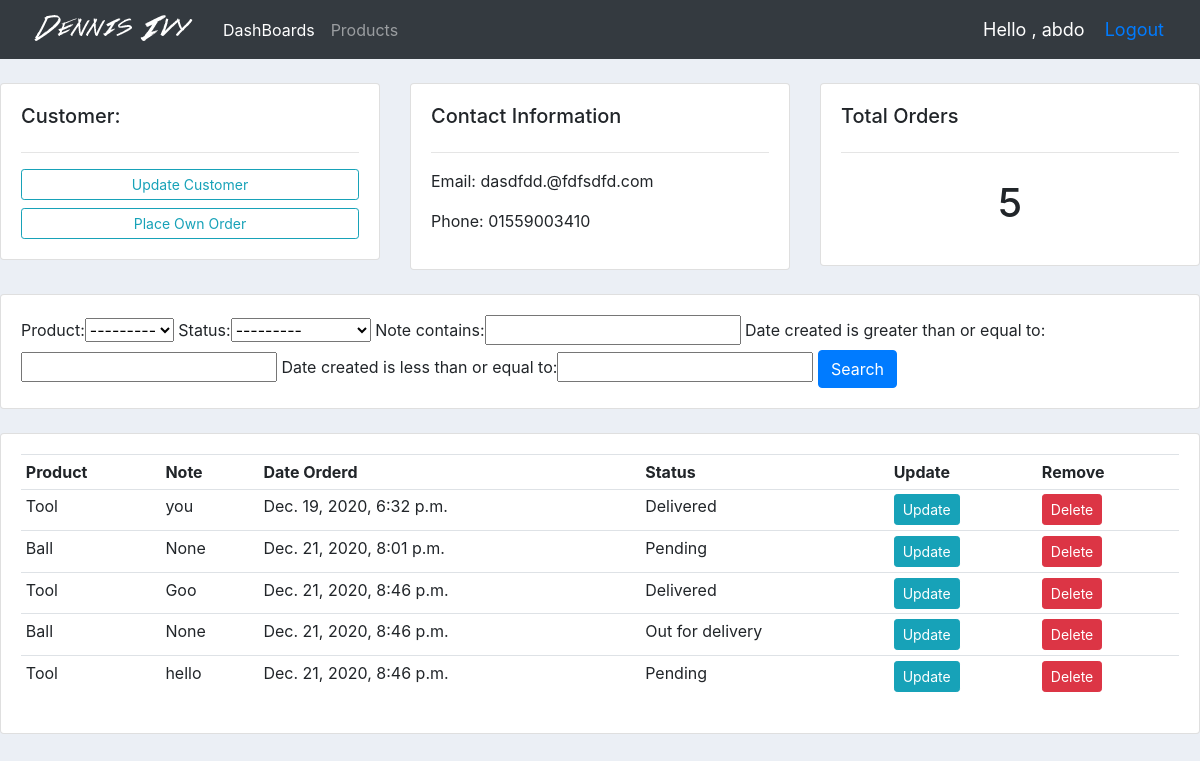
/customer/2 (signed in), run on the app's committed database.
### accounts/models.py (models this page shows, shortened)
class Customer(models.Model):
    name = models.CharField(max_length=200 , null= True)
    phone = models.CharField(max_length=200 , null= True)
    email = models.CharField(max_length=200 , null= True)
    date_created = models.DateTimeField(auto_now_add= True)

class Order(models.Model):
    STATUS = (
                ('Pending' ,'Pending' ),
                ('Out for delivery' , 'Out for delivery') ,
                ('Delivered' , 'Delivered') ,
            )
    customer = models.ForeignKey(Customer , null = True , on_delete=models.SET_NULL )
    product = models.ForeignKey(Product , null = True , on_delete=models.SET_NULL )
    date_created = models.DateTimeField(auto_now_add = True , null =True)
    status = models.CharField(max_length=200 , null =True ,  choices =STATUS )
    Note = models.CharField(max_length=200 , null =True )

class Product(models.Model):
    CATEGORY= (
                ('Indoor' ,'Indoor' ),
                ('Out Door' , 'Out Door') ,
            )
    name = models.CharField(max_length=200 , null =True)
    price = models.FloatField(null = True)
    category = models.CharField(max_length=200 , null =True , choices= CATEGORY)
    description = models.CharField(max_length=200)
    date_created = models.DateTimeField(auto_now_add = True)
    tags = models.ManyToManyField(Tag)
    def __str__(self):
        return self.name

### accounts/decorators.py (the view)
        def wrapper_func(request , *args , **kwargs):
            group = None
            if request.user.groups.exists():
                group = request.user.groups.all()[0].name
            if group in allowed_roles:
                return view_func(request , *args , **kwargs)
            else:
                return HttpResponse("You ar not authorized to this page ")

### accounts/views.py (called while the page is built)
@login_required(login_url='login') # if iam not loin before willnot allow me to accss before login.
@allowed_users(allowed_roles=['admin']) #For allowed which groups in admin page [Groups Of Users].
def customer(request ,pk_test):
    customer = Customer.objects.get(id=pk_test)
    orders = customer.order_set.all()
    order_count = orders.count()
    My_Filter = OrderFillter(request.GET , queryset = orders )
    orders = My_Filter.qs
    context = {'orders' : orders , 'customer' : customer  , 'order_count' : order_count , 'My_Filter' : My_Filter}
    return render(request , 'accounts/customer.html' ,context)

### accounts/templates/accounts/customer.html
{%  extends 'accounts/main.html' %}
{% block content %}
	<br>
<div class="row">
	<div class="col-md">
		<div class="card card-body">
			<h5>Customer:</h5>
			<hr>
			<a class="btn btn-outline-info  btn-sm btn-block" href="">Update Customer</a>
			<a class="btn btn-outline-info  btn-sm btn-block" href="{% url 'createOrder' customer.id %}">Place Own Order</a>
		</div>
	</div>
	<div class="col-md">
		<div class="card card-body">
			<h5>Contact Information</h5>
			<hr>
			<p>Email: {{customer.email}} </p>
			<p>Phone: {{customer.phone}}</p>
		</div>
	</div>
	<div class="col-md">
		<div class="card card-body">
			<h5>Total Orders</h5>
			<hr>
			<h1 style="text-align: center;padding: 10px">{{order_count}} </h1>
		</div>
	</div>
</div>
<br>
<div class="row">
	<div class="col">
		<div class="card card-body">
			<form method="get">
				{{ My_Filter.form }}
		    <button class="btn btn-primary" type="submit">Search</button>
		  </form>
		</div>
	</div>
</div>
<br>
<div class="row">
	<div class="col-md">
		<div class="card card-body">
			<table class="table table-sm">
				<tr>
					<th>Product</th>
					<th>Note</th>
					<th>Date Orderd</th>
					<th>Status</th>
					<th>Update</th>
					<th>Remove</th>
				</tr>
				{%for order in orders%}
					<tr>
						<td>{{order.product}}</td>
						<td>{{order.Note}}</td>
						<td>{{order.date_created}}</td>
						<td>{{order.status}}</td>
						<td><a  class ='btn btn-sm  btn-info' href="{% url 'UpdateOrder' order.id%}">Update</a></td>
						<td><a  class ='btn btn-sm  btn-danger' href="{% url 'deleteOrder' order.id%}">Delete</a></td>
					</tr>
				{% endfor %}
			</table>
		</div>
	</div>
</div>
{% endblock %}

### accounts/templates/accounts/navbar.html (shortened to what this page needs)
{% load static  %}
<nav class="navbar navbar-expand-lg navbar-dark bg-dark">
  <a  href = "{% url 'home' %}" > <image src="{% static 'images/logo.png' %}"></image></a>
    <div class="collapse navbar-collapse" id="navbarNav">
      <ul class="navbar-nav">
        {% if request.user.is_staff %}
        <li class="nav-item active">
          <a class="nav-link" href="{% url 'home' %}">DashBoards <span class="sr-only">(current)</span></a>
        </li>
        <li class="nav-item">
          <a class="nav-link" href="{% url 'products' %}">Products</a>
        </li>
        {%endif %}
      </ul>
    </div>
    <span id = 'hello-mes'>Hello , {{request.user}}</span>
    <span id = 'hello-mes'><a href="{% url 'logout' %}">Logout</a></span>
  </nav>

### static/css/main.css (style rules this page uses)
body { background-color: #ebeff5; }

### accounts/templates/accounts/navbar.html (style rules this page uses)
#hello-mes { font-size: 18px; color: #fff; margin-right: 20px; }

### data on the page
Customer: email "dasdfdd.@fdfsdfd.com", phone "01559003410"
Order: product "Tool", Note "you", date_created "Dec. 19, 2020, 6:32 p.m.", status "Delivered"
Order: product "Ball", Note "None", date_created "Dec. 21, 2020, 8:01 p.m.", status "Pending"
Order: product "Tool", Note "Goo", date_created "Dec. 21, 2020, 8:46 p.m.", status "Delivered"
Order: product "Ball", Note "None", date_created "Dec. 21, 2020, 8:46 p.m.", status "Out for delivery"
Order: product "Tool", Note "hello", date_created "Dec. 21, 2020, 8:46 p.m.", status "Pending"

### other printed values
{{ request.user }} "abdo"
{{ order_count }} "5"
